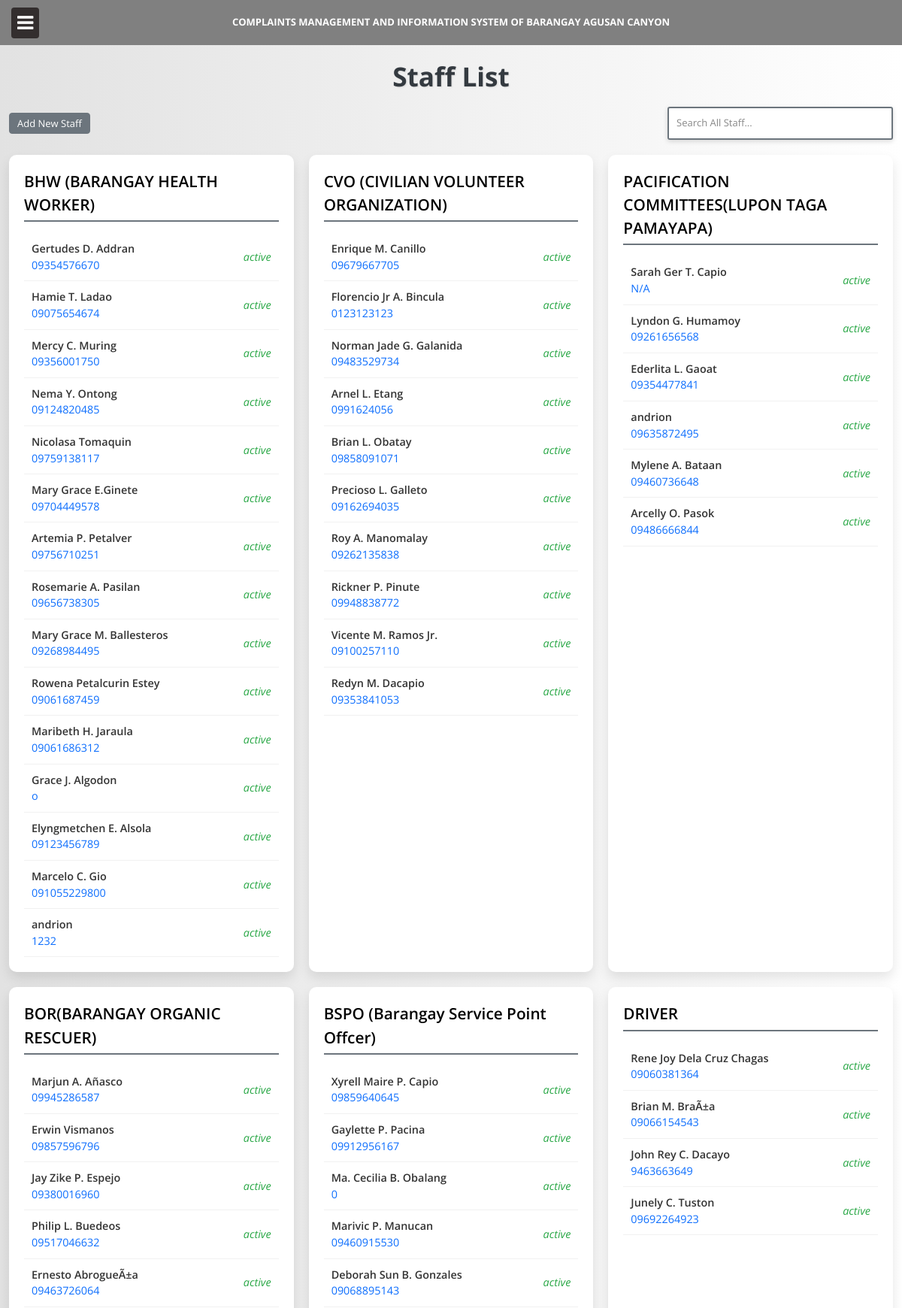
The app's page /admin/staff.php (upper part) with its own data.
### tables this page shows
CREATE TABLE `staff` (
  `id` int(11) NOT NULL,
  `profile_picture` varchar(255) DEFAULT NULL,
  `name` varchar(100) NOT NULL,
  `age` int(11) NOT NULL,
  `address` varchar(255) NOT NULL,
  `position` varchar(100) NOT NULL,
  `status` varchar(50) NOT NULL,
  `sex` varchar(10) NOT NULL,
  `phone_number` varchar(15) NOT NULL
);

### admin/staff.php (the view, shortened to what this page needs)
<?php
include('includes/header.php');
include('includes/sidebar.php');
$query = "SELECT id, name, position, phone_number, status FROM staff";
$result = mysqli_query($bd, $query);
$staffs = mysqli_fetch_all($result, MYSQLI_ASSOC);
$staffByPosition = [];
foreach ($staffs as $staff) {
    $staffByPosition[$staff['position']][] = $staff;
}
arsort($staffByPosition);
?>
<!DOCTYPE html>
<html lang="en">
<head>
    <link rel="stylesheet" href="https://cdn.jsdelivr.net/npm/bootstrap@5.3.0/dist/css/bootstrap.min.css">
    <link type="text/css" href="css/theme.css" rel="stylesheet">
</head>
<body>
    <div class="container">
        <h1 class="page-title">Staff List</h1>
        <div class="toolbar">
            <a href="staff/create.php" class="btn btn-primary">Add New Staff</a>
            <input type="text" class="form-control search-input" placeholder="Search All Staff..." onkeyup="filterStaff()">
        </div>
        <div class="staff-list">
            <?php foreach ($staffByPosition as $position => $staffsInPosition): ?>
                <div class="position-column">
                    <div class="position-header"><?php echo htmlspecialchars($position); ?></div>
                    <?php foreach ($staffsInPosition as $staff): ?>
                        <div class="staff-card" data-name="<?php echo htmlspecialchars($staff['name']); ?>">
                            <a href="staff/view.php?id=<?php echo $staff['id']; ?>" class="text-decoration-none">
                                <div class="staff-name"><?php echo htmlspecialchars($staff['name']); ?></div>
                                <div class="staff-phone"><?php echo htmlspecialchars($staff['phone_number']); ?></div>
                            </a>
                            <span class="staff-status <?php echo ($staff['status'] == 'active') ? 'active' : ''; ?>">
                                <?php echo htmlspecialchars($staff['status']); ?>
                            </span>
                        </div>
                    <?php endforeach; ?>
                </div>
            <?php endforeach; ?>
        </div>
    </div>
</body>
</html>

### admin/css/theme.css (style rules this page uses)
body { font-size: 13px; font-family: 'Open Sans', Arial, sans-serif; background: #fff; color: #777 }
h1, h2, h3, h4, h5, h6 { color: #333; margin-top: 0 }
h1 { font-size: 28px }
select, textarea, input[type="text"], input[type="password"], input[type="datetime"], input[type="datetime-local"], input[type="date"], input[type="month"], input[type="time"], input[type="week"], input[type="number"], input[type="email"], input[type="url"], input[type="search"], input[type="tel"], input[type="color"], .uneditable-input, label, input, button, select, textarea { -webkit-border-radius: 3px; -moz-border-radius: 3px; border-radius: 3px; font-size: 13px; font-family: 'Open Sans', Tahoma, Arial, sans-serif }
.btn, .btn-box { -webkit-border-radius: 3px; -moz-border-radius: 3px; border-radius: 3px }
.btn { font-size: 13px; font-weight: 600 }
.btn { display: inline-block; margin-bottom: 0; font-weight: 400; text-align: center; vertical-align: middle; cursor: pointer; background-image: none; border: 1px solid transparent; white-space: nowrap; padding: 4px 10px; font-size: 13px; line-height: 1.42857; border-radius: 4px; -webkit-user-select: none; -moz-user-select: none; -ms-user-select: none; user-select: none }
.btn-primary { color: #fff; background-color: #248aaf; border-color: #20799a }

### admin/includes/header.php (style rules this page uses)
body { font-family: 'Open Sans', sans-serif; margin: 0; margin-left: 0px; margin-right: 0px; }

### admin/includes/sidebar.php (style rules this page uses)
body { font-family: Arial, sans-serif; overflow-x: hidden; }

### admin/staff.php (style rules this page uses)
body { background: linear-gradient(to right, #e2e2e2, #ffffff); font-family: 'Open Sans', sans-serif; margin: 0; padding: 0; }
.container { top: 100px; max-width: 1200px; margin-top: 20px; }
.toolbar { display: flex; justify-content: space-between; align-items: center; margin-bottom: 20px; }
.search-input { width: 300px; padding: 10px; border-radius: 8px; border: 2px solid #6c757d; background-color: #ffffff; box-shadow: 0 2px 6px rgba(0, 0, 0, 0.15); font-size: 1rem; color: #333; }
.search-input::placeholder { color: #888; }
.staff-list { margin-top: 10px; display: grid; grid-template-columns: repeat(auto-fill, minmax(280px, 1fr)); gap: 20px; }
.position-column { background-color: #fff; border-radius: 10px; padding: 20px; box-shadow: 0 8px 16px rgba(0, 0, 0, 0.1); transition: transform 0.3s, box-shadow 0.3s; }
.position-header { font-size: 1.3rem; font-weight: 600; color: black; margin-bottom: 15px; padding-bottom: 5px; border-bottom: 2px solid #6c757d; }
.staff-card { display: flex; justify-content: space-between; padding: 10px; border-bottom: 1px solid #f1f1f1; }
.staff-name, .staff-phone, .staff-status { font-size: 0.9rem; }
.staff-name { font-weight: 600; color: #333; }
.staff-status { color: #6c757d; font-style: italic; align-self: center; }
.staff-status.active { color: #28a745; }
.btn-primary { background-color: #6c757d !important; border-color: #6c757d !important; color: white !important; }
.page-title { text-align: center; font-size: 2.2rem; font-weight: 700; color: #343a40; margin-bottom: 20px; text-shadow: 1px 1px 2px rgba(0, 0, 0, 0.1); }

### records on screen
staff: name "Gertudes D. Addran", phone_number "09354576670", status "active"
staff: name "Hamie T. Ladao", phone_number "09075654674", status "active"
staff: name "Mercy C. Muring", phone_number "09356001750", status "active"
staff: name "Nema Y. Ontong", phone_number "09124820485", status "active"
staff: name "Nicolasa Tomaquin", phone_number "09759138117", status "active"
staff: name "Mary Grace E.Ginete", phone_number "09704449578", status "active"
staff: name "Artemia P. Petalver", phone_number "09756710251", status "active"
staff: name "Rosemarie A. Pasilan", phone_number "09656738305", status "active"
staff: name "Mary Grace M. Ballesteros", phone_number "09268984495", status "active"
staff: name "Rowena Petalcurin Estey", phone_number "09061687459", status "active"
staff: name "Maribeth H. Jaraula", phone_number "09061686312", status "active"
staff: name "Grace J. Algodon", phone_number "o", status "active"
staff: name "Elyngmetchen E. Alsola", phone_number "09123456789", status "active"
staff: name "Marcelo C. Gio", phone_number "091055229800", status "active"
staff: name "andrion", phone_number "1232", status "active"
staff: name "Enrique M. Canillo", phone_number "09679667705", status "active"
staff: name "Florencio Jr A. Bincula", phone_number "0123123123", status "active"
staff: name "Norman Jade G. Galanida", phone_number "09483529734", status "active"
staff: name "Arnel L. Etang", phone_number "0991624056", status "active"
staff: name "Brian L. Obatay", phone_number "09858091071", status "active"
staff: name "Precioso L. Galleto", phone_number "09162694035", status "active"
staff: name "Roy A. Manomalay", phone_number "09262135838", status "active"
staff: name "Rickner P. Pinute", phone_number "09948838772", status "active"
staff: name "Vicente M. Ramos Jr.", phone_number "09100257110", status "active"
staff: name "Redyn M. Dacapio", phone_number "09353841053", status "active"
staff: name "Sarah Ger T. Capio", phone_number "N/A", status "active"
staff: name "Lyndon G. Humamoy", phone_number "09261656568", status "active"
staff: name "Ederlita L. Gaoat", phone_number "09354477841", status "active"
staff: name "andrion", phone_number "09635872495", status "active"
staff: name "Mylene A. Bataan", phone_number "09460736648", status "active"
staff: name "Arcelly O. Pasok", phone_number "09486666844", status "active"
staff: name "Marjun A. Añasco", phone_number "09945286587", status "active"
staff: name "Erwin Vismanos", phone_number "09857596796", status "active"
staff: name "Jay Zike P. Espejo", phone_number "09380016960", status "active"
staff: name "Philip L. Buedeos", phone_number "09517046632", status "active"
staff: name "Ernesto AbrogueÃ±a", phone_number "09463726064", status "active"
staff: name "Xyrell Maire P. Capio", phone_number "09859640645", status "active"
staff: name "Gaylette P. Pacina", phone_number "09912956167", status "active"
staff: name "Ma. Cecilia B. Obalang", phone_number "0", status "active"
staff: name "Marivic P. Manucan", phone_number "09460915530", status "active"
staff: name "Deborah Sun B. Gonzales", phone_number "09068895143", status "active"
staff: name "Rene Joy Dela Cruz Chagas", phone_number "09060381364", status "active"
staff: name "Brian M. BraÃ±a", phone_number "09066154543", status "active"
staff: name "John Rey C. Dacayo", phone_number "9463663649", status "active"
staff: name "Junely C. Tuston", phone_number "09692264923", status "active"

### other values on screen
$position "BHW (BARANGAY HEALTH WORKER)"
$position "CVO (CIVILIAN VOLUNTEER ORGANIZATION)"
$position "PACIFICATION COMMITTEES(LUPON TAGA PAMAYAPA)"
$position "BOR(BARANGAY ORGANIC RESCUER)"
$position "BSPO (Barangay Service Point Offcer)"
$position "DRIVER"
